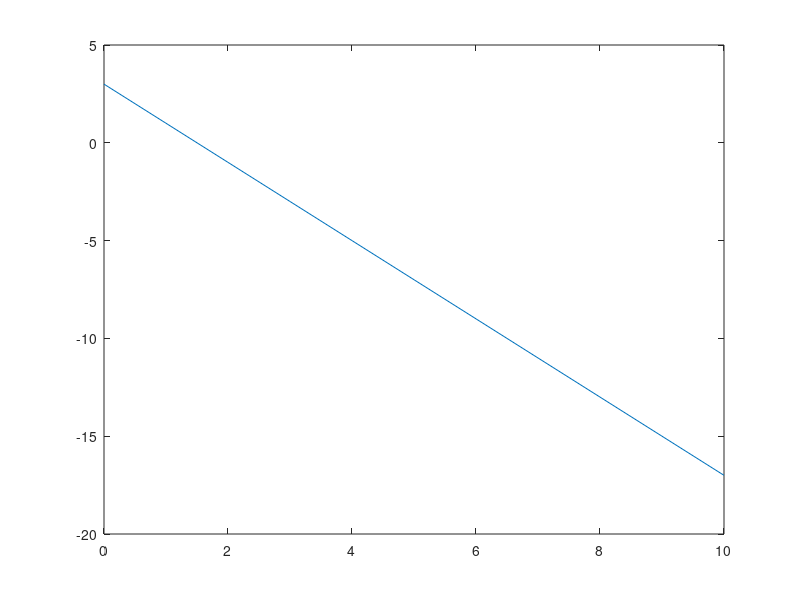
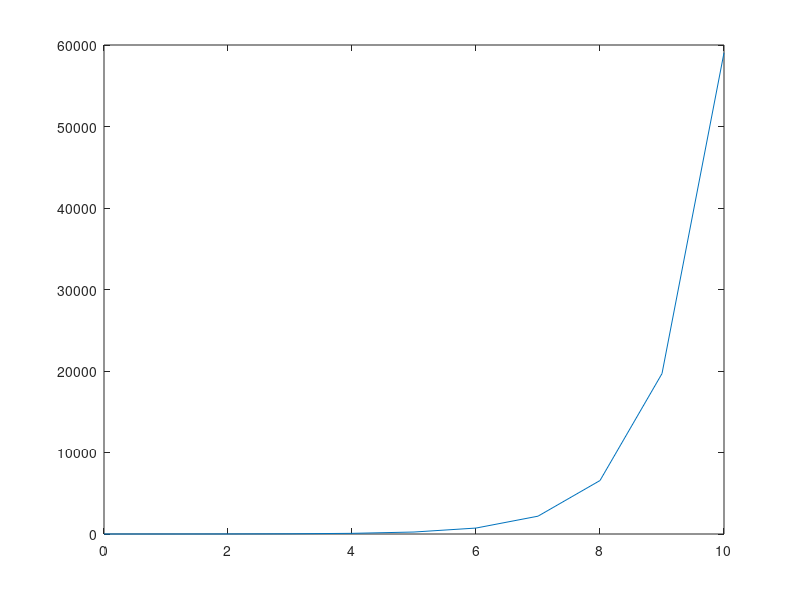
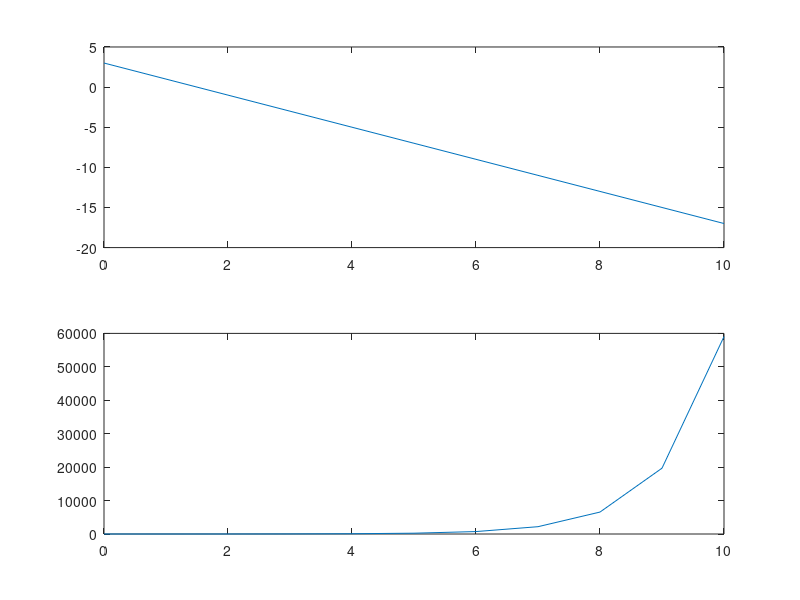
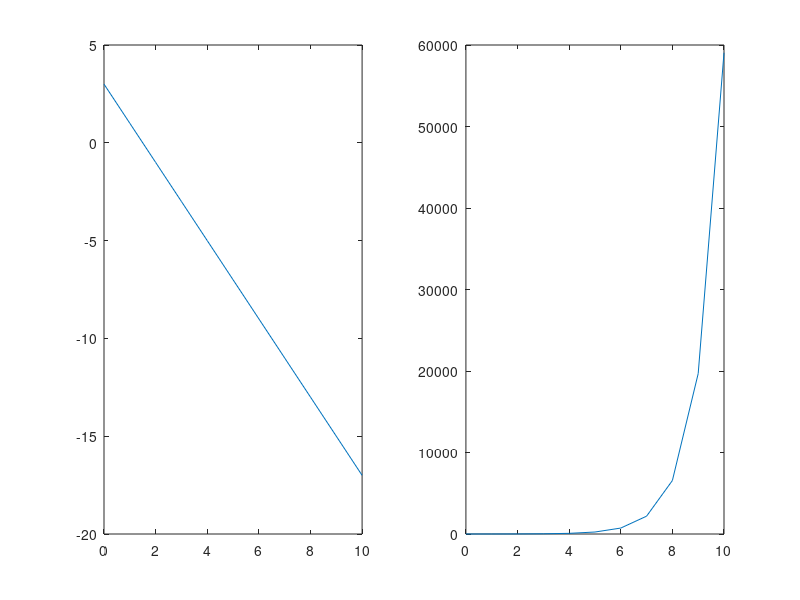

Write the MATLAB code that produced these figures, in order.
clear all;
close all;
x = [0:10]
m = -2
c = 3
y1 = m*x+c
y2 = c.^x

figure(1)
plot(x, y1)

figure(2)
plot(x, y2)

figure(3)
subplot(2, 1, 1), plot(x, y1)
subplot(2, 1, 2), plot(x, y2)

figure(4)
subplot(1, 2, 1), plot(x, y1)
subplot(1, 2, 2), plot(x, y2)